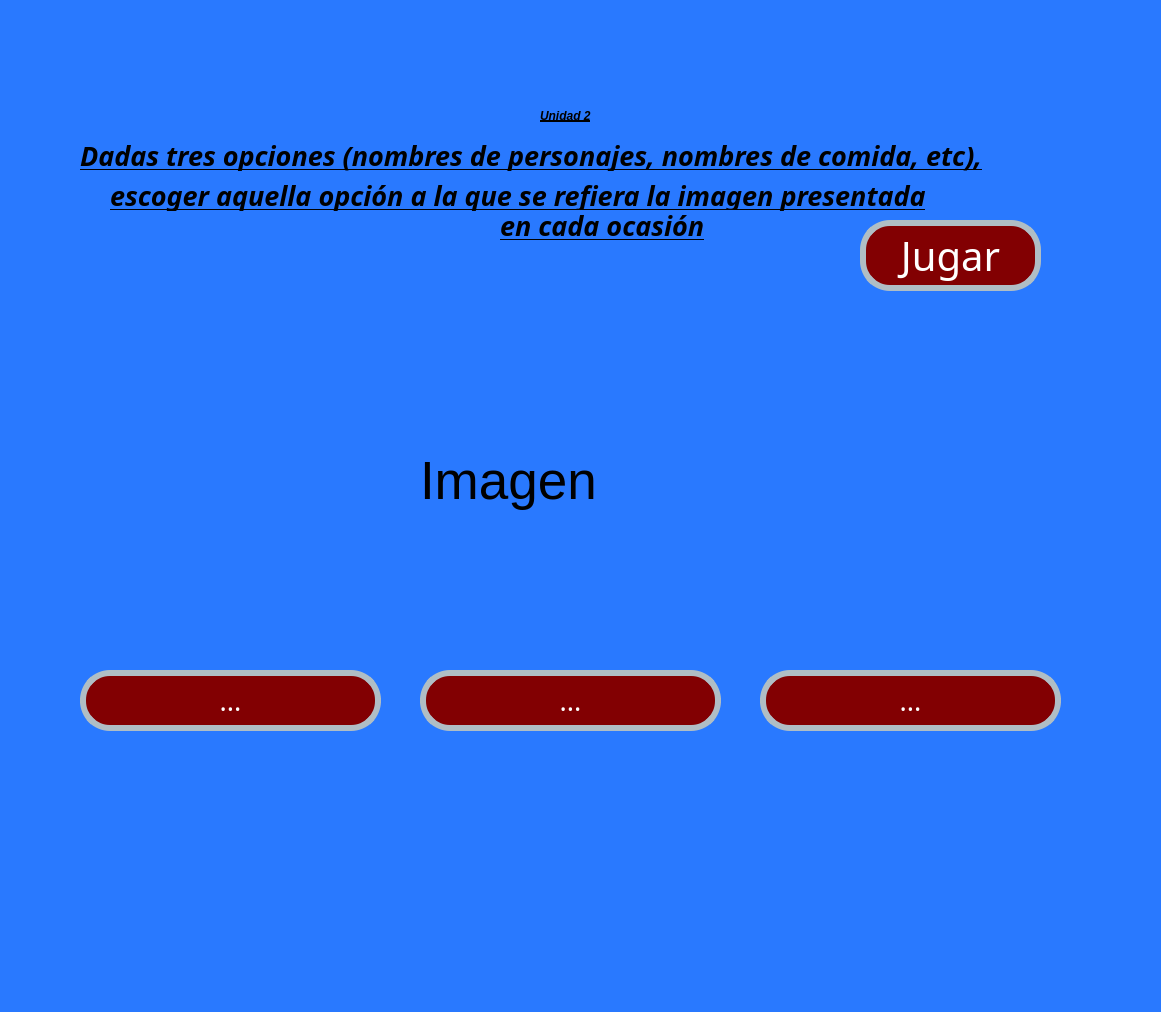
<?xml version="1.0" encoding="UTF-8"?>
<ui version="4.0">
 <class>MainWindow</class>
 <widget class="QMainWindow" name="MainWindow">
  <property name="geometry">
   <rect>
    <x>0</x>
    <y>0</y>
    <width>1161</width>
    <height>1012</height>
   </rect>
  </property>
  <property name="font">
   <font>
    <pointsize>1</pointsize>
   </font>
  </property>
  <property name="windowTitle">
   <string>MainWindow</string>
  </property>
  <property name="styleSheet">
   <string notr="true">background-color: #2979FF</string>
  </property>
  <widget class="QWidget" name="centralwidget">
   <widget class="QLabel" name="lbl_imagenUat">
    <property name="geometry">
     <rect>
      <x>60</x>
      <y>0</y>
      <width>331</width>
      <height>121</height>
     </rect>
    </property>
    <property name="styleSheet">
     <string notr="true"/>
    </property>
    <property name="text">
     <string/>
    </property>
    <property name="pixmap">
     <pixmap resource="../../Archivos/Recursos.qrc">:/Logos/Archivos/log_uat_nuevo.png</pixmap>
    </property>
    <property name="scaledContents">
     <bool>true</bool>
    </property>
   </widget>
   <widget class="QLabel" name="lbl_imagenFi">
    <property name="geometry">
     <rect>
      <x>890</x>
      <y>0</y>
      <width>211</width>
      <height>141</height>
     </rect>
    </property>
    <property name="styleSheet">
     <string notr="true"/>
    </property>
    <property name="text">
     <string/>
    </property>
    <property name="pixmap">
     <pixmap resource="../../Archivos/Recursos.qrc">:/Logos/Archivos/FIT_logo_vertical.png</pixmap>
    </property>
    <property name="scaledContents">
     <bool>true</bool>
    </property>
   </widget>
   <widget class="QLabel" name="lbl_titulo">
    <property name="geometry">
     <rect>
      <x>80</x>
      <y>140</y>
      <width>1051</width>
      <height>31</height>
     </rect>
    </property>
    <property name="font">
     <font>
      <family>Forte</family>
      <pointsize>20</pointsize>
      <weight>75</weight>
      <italic>true</italic>
      <bold>true</bold>
      <underline>true</underline>
     </font>
    </property>
    <property name="styleSheet">
     <string notr="true">text-decoration: underline;
font: 20pt &quot;Forte&quot;;
color:rgb(0, 0, 0);
border-radius: 10px;
font-weight: bold;
font-style: italic;</string>
    </property>
    <property name="text">
     <string>Dadas tres opciones (nombres de personajes, nombres de comida, etc),</string>
    </property>
   </widget>
   <widget class="QLabel" name="lbl_Unidad2">
    <property name="geometry">
     <rect>
      <x>540</x>
      <y>100</y>
      <width>161</width>
      <height>31</height>
     </rect>
    </property>
    <property name="styleSheet">
     <string notr="true">text-decoration: underline;
font: 20pt &quot;Forte&quot;;
color:rgb(0, 0, 0);
border-radius: 10px;
font-weight: bold;
font-style: italic;</string>
    </property>
    <property name="text">
     <string>Unidad 2</string>
    </property>
   </widget>
   <widget class="QPushButton" name="btn_Jugar">
    <property name="geometry">
     <rect>
      <x>860</x>
      <y>220</y>
      <width>181</width>
      <height>71</height>
     </rect>
    </property>
    <property name="font">
     <font>
      <family>Forte</family>
      <pointsize>30</pointsize>
      <weight>50</weight>
      <italic>false</italic>
      <bold>false</bold>
     </font>
    </property>
    <property name="styleSheet">
     <string notr="true">font: 30pt &quot;Forte&quot;;
background-color: rgb(130, 0, 2);
color: rgb(255, 255, 255);
border-radius:30px;
border:6px solid #B0BEC5;</string>
    </property>
    <property name="text">
     <string>Jugar</string>
    </property>
   </widget>
   <widget class="QLabel" name="lbl_titulo_2">
    <property name="geometry">
     <rect>
      <x>110</x>
      <y>180</y>
      <width>981</width>
      <height>31</height>
     </rect>
    </property>
    <property name="font">
     <font>
      <family>Forte</family>
      <pointsize>20</pointsize>
      <weight>75</weight>
      <italic>true</italic>
      <bold>true</bold>
      <underline>true</underline>
     </font>
    </property>
    <property name="styleSheet">
     <string notr="true">text-decoration: underline;
font: 20pt &quot;Forte&quot;;
color:rgb(0, 0, 0);
border-radius: 10px;
font-weight: bold;
font-style: italic;</string>
    </property>
    <property name="text">
     <string>escoger aquella opción a la que se refiera la imagen presentada</string>
    </property>
   </widget>
   <widget class="QLabel" name="lbl_titulo_3">
    <property name="geometry">
     <rect>
      <x>500</x>
      <y>210</y>
      <width>251</width>
      <height>31</height>
     </rect>
    </property>
    <property name="font">
     <font>
      <family>Forte</family>
      <pointsize>20</pointsize>
      <weight>75</weight>
      <italic>true</italic>
      <bold>true</bold>
      <underline>true</underline>
     </font>
    </property>
    <property name="styleSheet">
     <string notr="true">text-decoration: underline;
font: 20pt &quot;Forte&quot;;
color:rgb(0, 0, 0);
border-radius: 10px;
font-weight: bold;
font-style: italic;</string>
    </property>
    <property name="text">
     <string>en cada ocasión</string>
    </property>
   </widget>
   <widget class="QLabel" name="lbl_imagenGatos">
    <property name="geometry">
     <rect>
      <x>840</x>
      <y>780</y>
      <width>311</width>
      <height>171</height>
     </rect>
    </property>
    <property name="styleSheet">
     <string notr="true"/>
    </property>
    <property name="text">
     <string/>
    </property>
    <property name="pixmap">
     <pixmap resource="../../Archivos/Recursos.qrc">:/Logos/Archivos/export202502092301563482.png</pixmap>
    </property>
    <property name="scaledContents">
     <bool>true</bool>
    </property>
   </widget>
   <widget class="QPushButton" name="btn_1">
    <property name="geometry">
     <rect>
      <x>80</x>
      <y>670</y>
      <width>301</width>
      <height>61</height>
     </rect>
    </property>
    <property name="font">
     <font>
      <family>Forte</family>
      <pointsize>20</pointsize>
      <weight>50</weight>
      <italic>false</italic>
      <bold>false</bold>
     </font>
    </property>
    <property name="styleSheet">
     <string notr="true">font: 20pt &quot;Forte&quot;;
background-color: rgb(130, 0, 2);
color: rgb(255, 255, 255);
border-radius:30px;
border:6px solid #B0BEC5;</string>
    </property>
    <property name="text">
     <string>...</string>
    </property>
   </widget>
   <widget class="QLabel" name="lbl_imagen_2">
    <property name="geometry">
     <rect>
      <x>420</x>
      <y>320</y>
      <width>311</width>
      <height>321</height>
     </rect>
    </property>
    <property name="font">
     <font>
      <pointsize>40</pointsize>
     </font>
    </property>
    <property name="styleSheet">
     <string notr="true"/>
    </property>
    <property name="text">
     <string>Imagen</string>
    </property>
    <property name="scaledContents">
     <bool>true</bool>
    </property>
   </widget>
   <widget class="QPushButton" name="btn_2">
    <property name="geometry">
     <rect>
      <x>420</x>
      <y>670</y>
      <width>301</width>
      <height>61</height>
     </rect>
    </property>
    <property name="font">
     <font>
      <family>Forte</family>
      <pointsize>20</pointsize>
      <weight>50</weight>
      <italic>false</italic>
      <bold>false</bold>
     </font>
    </property>
    <property name="styleSheet">
     <string notr="true">font: 20pt &quot;Forte&quot;;
background-color: rgb(130, 0, 2);
color: rgb(255, 255, 255);
border-radius:30px;
border:6px solid #B0BEC5;</string>
    </property>
    <property name="text">
     <string>...</string>
    </property>
   </widget>
   <widget class="QPushButton" name="btn_3">
    <property name="geometry">
     <rect>
      <x>760</x>
      <y>670</y>
      <width>301</width>
      <height>61</height>
     </rect>
    </property>
    <property name="font">
     <font>
      <family>Forte</family>
      <pointsize>20</pointsize>
      <weight>50</weight>
      <italic>false</italic>
      <bold>false</bold>
     </font>
    </property>
    <property name="styleSheet">
     <string notr="true">font: 20pt &quot;Forte&quot;;
background-color: rgb(130, 0, 2);
color: rgb(255, 255, 255);
border-radius:30px;
border:6px solid #B0BEC5;</string>
    </property>
    <property name="text">
     <string>...</string>
    </property>
   </widget>
  </widget>
  <widget class="QMenuBar" name="menubar">
   <property name="geometry">
    <rect>
     <x>0</x>
     <y>0</y>
     <width>1161</width>
     <height>21</height>
    </rect>
   </property>
  </widget>
  <widget class="QStatusBar" name="statusbar"/>
 </widget>
 <resources>
  <include location="../../Archivos/Recursos.qrc"/>
  <include location="../../Archivos/Recursos.qrc"/>
 </resources>
 <connections/>
</ui>
